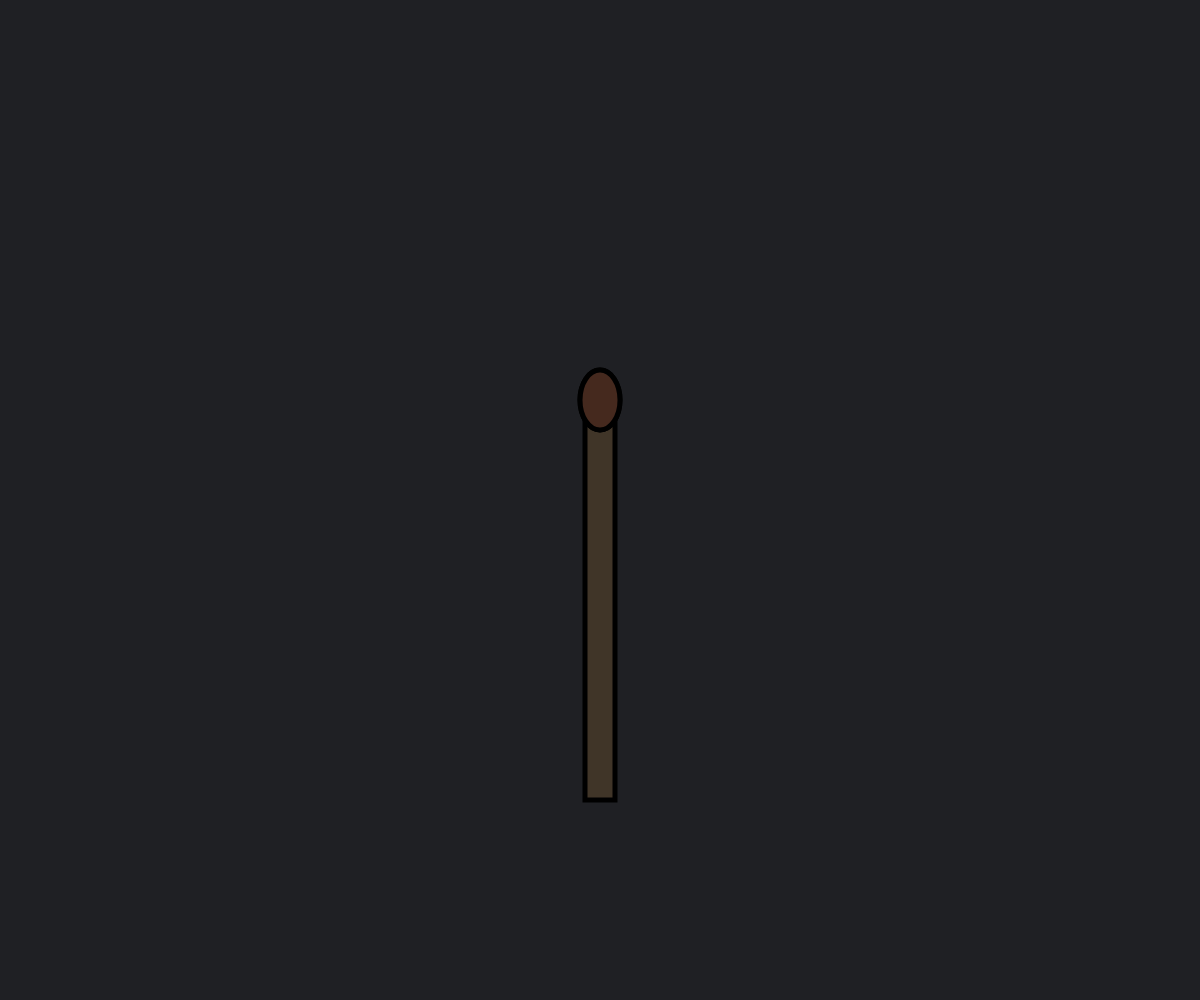
Frame 1 (no input)
Frame 60 (no input): identical to frame 1, image omitted
Frame 120 (the mouse pressed at the canvas centre since frame 60): identical to frame 1, image omitted

The p5.js sketch that drew this single still picture (run headless with seeded random() and noise() and a simulated clock; from frame 60 on, the mouse is pressed at the canvas centre):

// p5.js sketch
// ── sketch.js
let md;
let mr;

function setup() {
  rectMode(CENTER);
  createCanvas(windowWidth, windowHeight);
 
}

function draw() {
  background(31, 32, 36);
  let distmouse = dist(mouseX, mouseY, windowWidth / 2, 400);

  //rod
  strokeWeight(5);
  push();
  fill(64, 53, 40);
  rect(windowWidth / 2, 600, 30, 400);
  pop();

   //light
   push();
   noStroke();
   fill(mr, 150, 50);
   ellipse(width / 2, height / 2, md);
   pop();
   
  //head
  push();
  fill(245, 100, 81);
  ellipse(windowWidth / 2, 400, 40, 60);
  pop();

  let P = 1000;
  let counter = millis() % P;

  if (distmouse < 60) {
    md = map(counter, 0, P, 20, 500);
    mr = map(counter, 0, P, 150, 255);
  } else {
    push();
    fill(69, 41, 30);
    ellipse(windowWidth / 2, 400, 40, 60);
    pop();

    md = 0;
    mr = 0;
  }

 
}
